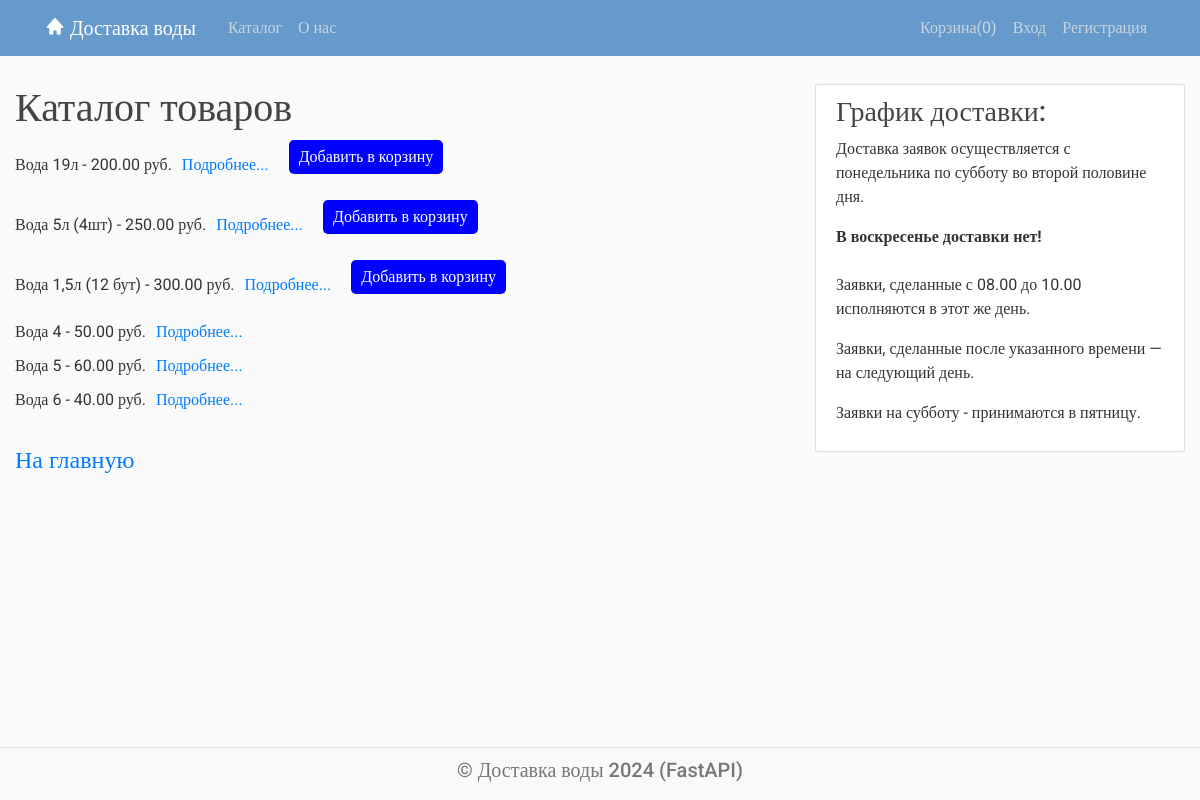
Screenshot of /spr/products with the database file from the repository.
### models/sprav.py (models this page shows, shortened)
class Product(Base):
    __tablename__ = "products"
    id = Column(Integer, primary_key=True, index=True)
    name = Column(String, index=True)
    description = Column(String)
    image = Column(String)
    price = Column(DECIMAL(10, 2), default=0.00)
    is_active = Column(Boolean, default=True)
    is_available = Column(Boolean, default=False)

### routers/sprav.py (the view)
@router.get("/products", response_class=HTMLResponse)
async def get_products(request: Request, db: Session = Depends(get_db)):
    messages = request.session.get('messages', [])
    products = db.query(Product).all()
    cart_items_count = request.session.get ( 'cart_items_count' , 0 )
    user = get_current_user(request, db)
    context = {
        "request": request,
        "title": "Каталог",
        "messages": messages,
        "products": products,
        "cart_items_count": cart_items_count,
        "user": user
    }
    return templates.TemplateResponse("sprav/catalog.html", context)

### templates/sprav/catalog.html (shortened to what this page needs)
﻿{% extends "main.html" %}
{% block content %}
<h1>Каталог товаров</h1>
<div class="product-grid">
    <ul>
    {% for product in products %}
        <li class="product-item">
            <span class="product-info">{{ product.name }} - {{ product.price }} руб.</span>
            <a href="/spr/product/{{ product.id }}">Подробнее...</a>
            {% if product.is_available %}
            <form method="post" action="{{ url_for('add_item', product_id=product.id) }}">
                <button type="submit" class="add-to-cart">Добавить в корзину</button>
            </form>
            {% endif %}
        </li>
    {% endfor %}
    </ul>
</div>
<br>
<h4><a href="/">На главную</a></h4>
{% endblock content %}

### static/styles.css (style rules this page uses)
body { margin:0; padding:0; background: #fafafa; color: #333333; margin-top: 5rem; font-family:Roboto; }
h1, h2, h3, h4, h5, h6 { color: #444444; }
ul { margin: 0; }
.product-grid ul { list-style-type: none; padding: 0; }
.product-item { display: flex; align-items: center; margin-bottom: 10px; }
.product-info { margin-right: 10px; }
.add-to-cart { margin-left: 20px; padding: 5px 10px; background-color: blue; color: white; border: none; border-radius: 5px; cursor: pointer; }

### templates/main.html (style rules this page uses)
body { display: flex; flex-direction: column; min-height: 100vh; margin: 0; }

### rows the page displays
Product: name "Вода 19л", price "200.00"
Product: name "Вода 5л (4шт)", price "250.00"
Product: name "Вода 1,5л (12 бут)", price "300.00"
Product: name "Вода 4", price "50.00"
Product: name "Вода 5", price "60.00"
Product: name "Вода 6", price "40.00"

### other values shown
{{ cart_items_count }} "0"
